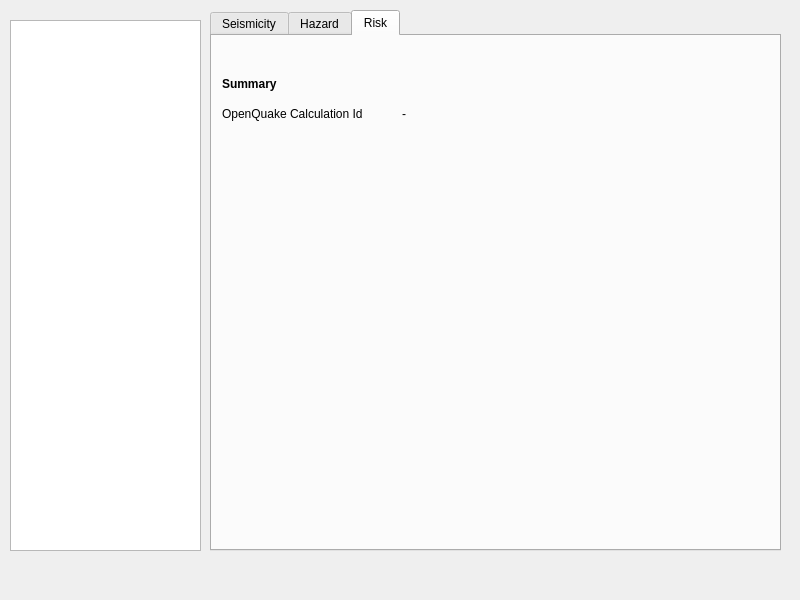
<?xml version="1.0" encoding="UTF-8"?>
<ui version="4.0">
 <class>ForecastsWindow</class>
 <widget class="QDialog" name="ForecastsWindow">
  <property name="geometry">
   <rect>
    <x>0</x>
    <y>0</y>
    <width>800</width>
    <height>600</height>
   </rect>
  </property>
  <property name="windowTitle">
   <string>Forecast Results</string>
  </property>
  <widget class="QTabWidget" name="resultTabWidget">
   <property name="geometry">
    <rect>
     <x>210</x>
     <y>10</y>
     <width>571</width>
     <height>541</height>
    </rect>
   </property>
   <property name="currentIndex">
    <number>2</number>
   </property>
   <widget class="QWidget" name="seismicity">
    <attribute name="title">
     <string>Seismicity</string>
    </attribute>
    <widget class="QComboBox" name="modelSelectorComboBox">
     <property name="geometry">
      <rect>
       <x>8</x>
       <y>20</y>
       <width>251</width>
       <height>26</height>
      </rect>
     </property>
    </widget>
    <widget class="QLabel" name="label_2">
     <property name="geometry">
      <rect>
       <x>10</x>
       <y>120</y>
       <width>141</width>
       <height>16</height>
      </rect>
     </property>
     <property name="text">
      <string>Predictated total rate</string>
     </property>
    </widget>
    <widget class="QLabel" name="label_3">
     <property name="geometry">
      <rect>
       <x>300</x>
       <y>100</y>
       <width>101</width>
       <height>16</height>
      </rect>
     </property>
     <property name="text">
      <string>Log Likelihood</string>
     </property>
    </widget>
    <widget class="QLabel" name="label_5">
     <property name="geometry">
      <rect>
       <x>300</x>
       <y>70</y>
       <width>141</width>
       <height>16</height>
      </rect>
     </property>
     <property name="font">
      <font>
       <weight>75</weight>
       <bold>true</bold>
      </font>
     </property>
     <property name="text">
      <string>Model Performance</string>
     </property>
    </widget>
    <widget class="QLabel" name="label">
     <property name="geometry">
      <rect>
       <x>10</x>
       <y>100</y>
       <width>101</width>
       <height>16</height>
      </rect>
     </property>
     <property name="text">
      <string>Forecast time</string>
     </property>
    </widget>
    <widget class="QLabel" name="scoreTimeLabel">
     <property name="geometry">
      <rect>
       <x>410</x>
       <y>120</y>
       <width>71</width>
       <height>20</height>
      </rect>
     </property>
     <property name="text">
      <string>-</string>
     </property>
    </widget>
    <widget class="QLabel" name="predRateLabel">
     <property name="geometry">
      <rect>
       <x>160</x>
       <y>120</y>
       <width>111</width>
       <height>16</height>
      </rect>
     </property>
     <property name="text">
      <string>-</string>
     </property>
    </widget>
    <widget class="QLabel" name="label_4">
     <property name="geometry">
      <rect>
       <x>10</x>
       <y>70</y>
       <width>141</width>
       <height>16</height>
      </rect>
     </property>
     <property name="font">
      <font>
       <weight>75</weight>
       <bold>true</bold>
      </font>
     </property>
     <property name="text">
      <string>Forecast Results</string>
     </property>
    </widget>
    <widget class="QLabel" name="fcTimeLabel">
     <property name="geometry">
      <rect>
       <x>160</x>
       <y>100</y>
       <width>111</width>
       <height>16</height>
      </rect>
     </property>
     <property name="text">
      <string>-</string>
     </property>
    </widget>
    <widget class="QLabel" name="scoreLabel">
     <property name="geometry">
      <rect>
       <x>410</x>
       <y>100</y>
       <width>71</width>
       <height>20</height>
      </rect>
     </property>
     <property name="text">
      <string>-</string>
     </property>
    </widget>
    <widget class="VoxelViewWidget" name="voxelPlot" native="true">
     <property name="geometry">
      <rect>
       <x>10</x>
       <y>200</y>
       <width>541</width>
       <height>301</height>
      </rect>
     </property>
    </widget>
    <widget class="QLabel" name="label_6">
     <property name="geometry">
      <rect>
       <x>10</x>
       <y>170</y>
       <width>141</width>
       <height>16</height>
      </rect>
     </property>
     <property name="font">
      <font>
       <weight>75</weight>
       <bold>true</bold>
      </font>
     </property>
     <property name="text">
      <string>Spatial Seismicity</string>
     </property>
    </widget>
   </widget>
   <widget class="QWidget" name="hazard">
    <attribute name="title">
     <string>Hazard</string>
    </attribute>
    <widget class="QLabel" name="label_7">
     <property name="geometry">
      <rect>
       <x>10</x>
       <y>170</y>
       <width>141</width>
       <height>16</height>
      </rect>
     </property>
     <property name="font">
      <font>
       <weight>75</weight>
       <bold>true</bold>
      </font>
     </property>
     <property name="text">
      <string>Hazard Curves</string>
     </property>
    </widget>
    <widget class="QLabel" name="label_8">
     <property name="geometry">
      <rect>
       <x>10</x>
       <y>40</y>
       <width>141</width>
       <height>16</height>
      </rect>
     </property>
     <property name="font">
      <font>
       <weight>75</weight>
       <bold>true</bold>
      </font>
     </property>
     <property name="text">
      <string>Summary</string>
     </property>
    </widget>
    <widget class="QLabel" name="label_9">
     <property name="geometry">
      <rect>
       <x>10</x>
       <y>70</y>
       <width>171</width>
       <height>16</height>
      </rect>
     </property>
     <property name="text">
      <string>OpenQuake Calculation Id</string>
     </property>
    </widget>
    <widget class="QLabel" name="hazCalcIdLabel">
     <property name="geometry">
      <rect>
       <x>190</x>
       <y>70</y>
       <width>111</width>
       <height>16</height>
      </rect>
     </property>
     <property name="text">
      <string>-</string>
     </property>
    </widget>
    <widget class="CurvePlotWidget" name="hazPlot" native="true">
     <property name="geometry">
      <rect>
       <x>10</x>
       <y>200</y>
       <width>541</width>
       <height>301</height>
      </rect>
     </property>
     <property name="autoFillBackground">
      <bool>false</bool>
     </property>
    </widget>
   </widget>
   <widget class="QWidget" name="risk">
    <attribute name="title">
     <string>Risk</string>
    </attribute>
    <widget class="QLabel" name="label_10">
     <property name="geometry">
      <rect>
       <x>10</x>
       <y>70</y>
       <width>171</width>
       <height>16</height>
      </rect>
     </property>
     <property name="text">
      <string>OpenQuake Calculation Id</string>
     </property>
    </widget>
    <widget class="QLabel" name="riskCalcIdLabel">
     <property name="geometry">
      <rect>
       <x>190</x>
       <y>70</y>
       <width>111</width>
       <height>16</height>
      </rect>
     </property>
     <property name="text">
      <string>-</string>
     </property>
    </widget>
    <widget class="QLabel" name="label_11">
     <property name="geometry">
      <rect>
       <x>10</x>
       <y>40</y>
       <width>141</width>
       <height>16</height>
      </rect>
     </property>
     <property name="font">
      <font>
       <weight>75</weight>
       <bold>true</bold>
      </font>
     </property>
     <property name="text">
      <string>Summary</string>
     </property>
    </widget>
    <widget class="QgsMapCanvas" name="mapWidget" native="true">
     <property name="geometry">
      <rect>
       <x>10</x>
       <y>100</y>
       <width>541</width>
       <height>401</height>
      </rect>
     </property>
    </widget>
   </widget>
  </widget>
  <widget class="QListView" name="forecastListView">
   <property name="geometry">
    <rect>
     <x>10</x>
     <y>20</y>
     <width>191</width>
     <height>531</height>
    </rect>
   </property>
  </widget>
 </widget>
 <customwidgets>
  <customwidget>
   <class>VoxelViewWidget</class>
   <extends>QWidget</extends>
   <header>ui.views.plots</header>
   <container>1</container>
  </customwidget>
  <customwidget>
   <class>CurvePlotWidget</class>
   <extends>QWidget</extends>
   <header>ui.views.plots</header>
   <container>1</container>
  </customwidget>
  <customwidget>
   <class>QgsMapCanvas</class>
   <extends>QWidget</extends>
   <header>qgis.gui</header>
   <container>1</container>
  </customwidget>
 </customwidgets>
 <resources/>
 <connections/>
</ui>
